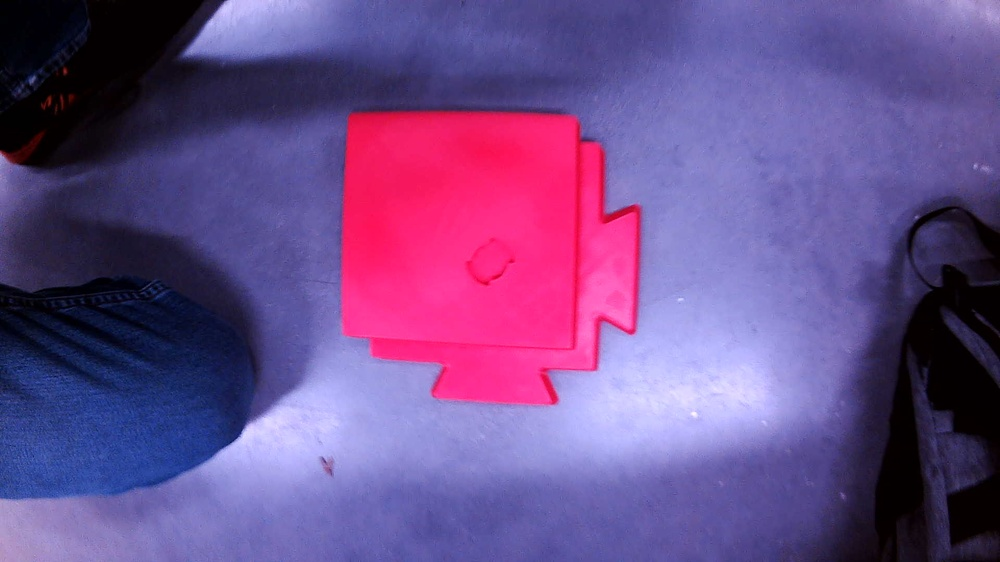
#> input picture Pavers/WIN_20260216_12_50_17_Pro.jpg, 1000 x 562 px, shrunk from 1920 x 1080 before the run
$ python -i detection.py   (imports and definitions only)
#> lines starting #> are read from the running program, lines starting #| are printed output that depends on the picture; after the words box and inside, x2 and y2 are one past the last pixel; in counts of white or black regions, pixels touching at a corner belong together
#> further down, picture is the input picture: shape (562, 1000, 3); mean B, G, R 138.1, 77.4, 108.5
import cv2 as cv
import numpy as np

from config import (
    MIN_AREA, SOLIDITY_THRESHOLD, THETA_OFFSET,
    TAB_ANGLE_OFFSET, MAX_RAY_RADIUS, POLYGON_APPROX_EPSILON,
    LOWER_RED1, UPPER_RED1, LOWER_RED2, UPPER_RED2,
    DEBUG,
)


# --------------------------
# PREPROCESSING
# --------------------------
def preprocess(frame):
    # Convert BGR frame to a binary mask isolating red pixels.
    hsv = cv.cvtColor(frame, cv.COLOR_BGR2HSV)
#> hsv: shape (562, 1000, 3); mean H, S, V 127.4, 136.9, 154.4

    mask1 = cv.inRange(hsv, np.array(LOWER_RED1), np.array(UPPER_RED1))
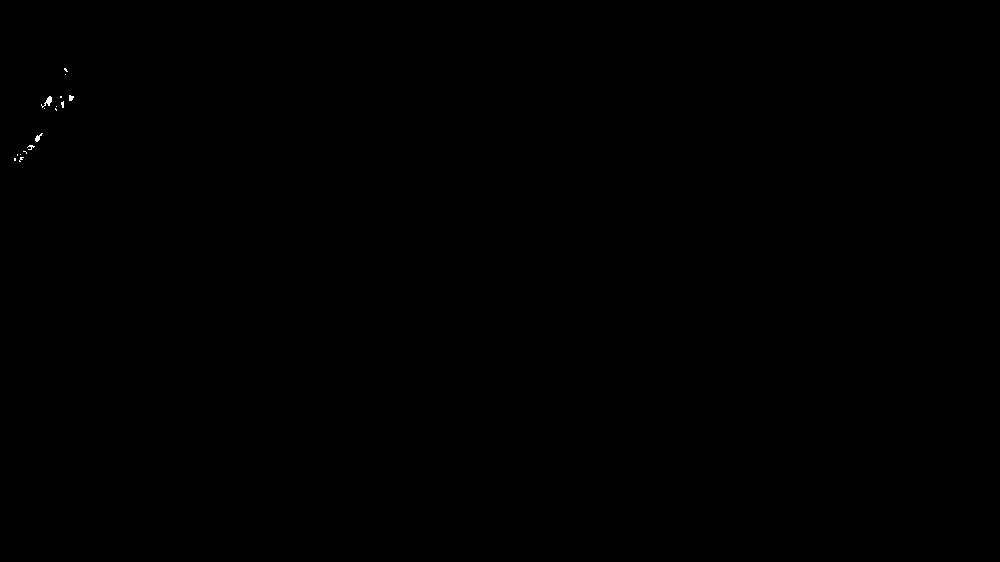
#> mask1: shape (562, 1000); 0.03% white in thin lines or dots, all inside (x1, y1, x2, y2) = (14, 68, 74, 162)
    mask2 = cv.inRange(hsv, np.array(LOWER_RED2), np.array(UPPER_RED2))
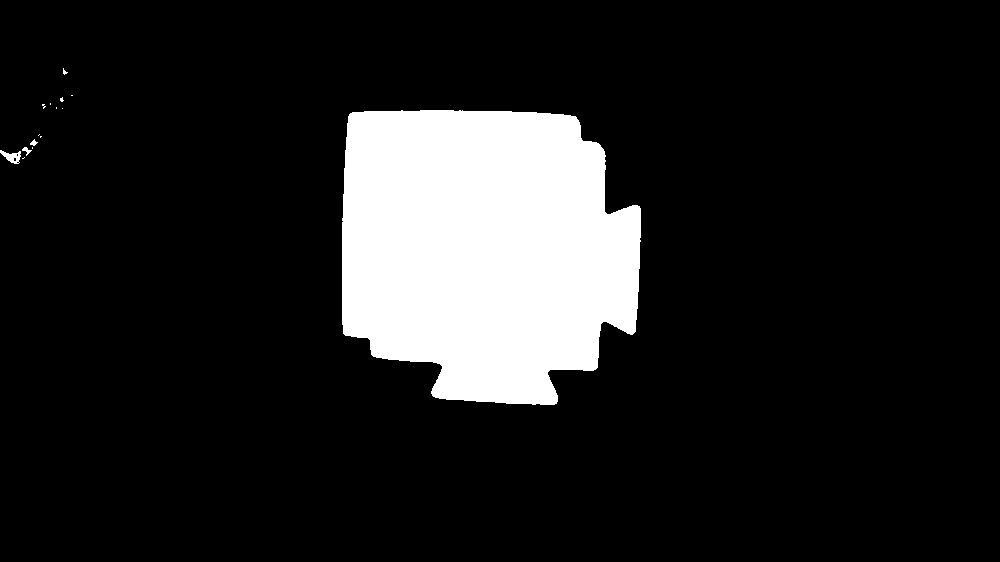
#> mask2: shape (562, 1000); 13% white; 15 white regions (11 under 20 px), largest, box (x1, y1, x2, y2) and area: (342, 110, 641, 405) 72927, (0, 150, 21, 164) 152, (22, 147, 32, 156) 37, (30, 139, 38, 146) 29

    mask = cv.bitwise_or(mask1, mask2)
#> mask: shape (562, 1000); 13.1% white; 8 white regions (1 under 20 px)

    if DEBUG:
        cv.imwrite("debug_hsv_mask.jpg", mask)

    return mask


# --------------------------
# PAVER DETECTION
# --------------------------
def detect_pavers(mask):
    # Return contours of valid pavers from the binary mask.
    # Filters by minimum area and solidity to reject noise / partial shapes.

    contours, _ = cv.findContours(mask, cv.RETR_EXTERNAL, cv.CHAIN_APPROX_SIMPLE)
#> contours = 8 contours, 3 with area under 20; largest, box (x1, y1, x2, y2) and area: (342, 110, 641, 405) 72358, (0, 150, 25, 164) 148, (22, 133, 43, 156) 108, (41, 96, 52, 109) 46, (60, 96, 64, 109) 20
    valid_pavers = []

    for cnt in contours:
        area = cv.contourArea(cnt)
        if area < MIN_AREA:
            continue

        hull = cv.convexHull(cnt)
        hull_area = cv.contourArea(hull)
        if hull_area == 0:
            continue

        solidity = area / hull_area
        if solidity < SOLIDITY_THRESHOLD:
            continue

        valid_pavers.append(cnt)
#> this loop made 8 passes
#> area on passes 1, 2, 5, 6: 148, 108, 20.5, 45.5
#> (area, hull_area, solidity) on pass 3: (72357.5, 76721, 0.943)
#> after the loop, valid_pavers = 1 contour; box (x1, y1, x2, y2) and area: (342, 110, 641, 405) 72358

    return valid_pavers


# --------------------------
# POSE ESTIMATION
# --------------------------
def estimate_pose(cnt):
    # Estimate the pose (centroid + orientation) of a single paver contour.
    # Returns a dict with:
    #     centroid          - (x, y) pixel position
    #     unique_corner     - farthest polygon vertex from centroid (tab reference)
    #     orientation_angle - angle in degrees relative to THETA_OFFSET
    #     approx_pts        - polygon approximation vertices
    #     rect              - minAreaRect result

    rect = cv.minAreaRect(cnt)
    (cx, cy), _, _ = rect
    centroid = (int(cx), int(cy))

    # Approximate polygon and find the farthest corner as the tab reference
    epsilon = POLYGON_APPROX_EPSILON * cv.arcLength(cnt, True)
    approx = cv.approxPolyDP(cnt, epsilon, True)
    unique_corner = farthestCorner(approx, centroid)

    if unique_corner is None:
        return None

    dx = unique_corner[0] - centroid[0]
    dy = unique_corner[1] - centroid[1]
    theta = np.degrees(np.arctan2(dy, dx))
    orientation_angle = theta - THETA_OFFSET

    if DEBUG:
        import cv2 as cv2_dbg
        dbg = np.zeros((10, 10, 3), dtype=np.uint8)  # placeholder — caller draws
        print(f"[DEBUG] centroid={centroid}, theta={theta:.2f}, orient={orientation_angle:.2f}")

    return {
        "centroid": centroid,
        "unique_corner": unique_corner,
        "orientation_angle": orientation_angle,
        "approx_pts": approx,
        "rect": rect,
    }


def farthestCorner(approx, centroid):
    # Return the polygon vertex farthest from the centroid.
    best_corner = None
    max_dist = -1

    for pt in approx:
        x, y = pt[0]
        dist = np.hypot(x - centroid[0], y - centroid[1])
        if dist > max_dist:
            max_dist = dist
            best_corner = (x, y)

    return best_corner


# --------------------------
# TAB DETECTION VIA RAYS
# --------------------------
def find_tab_along_ray(mask, centroid, angle_deg, max_radius=MAX_RAY_RADIUS):
    # Walk outward from centroid along angle_deg until the mask goes dark.
    # Returns the first zero-mask pixel (the tab edge), or centroid as fallback.

    angle = np.radians(angle_deg)
    cx, cy = centroid

    for r in range(1, max_radius):
        x = int(cx + r * np.cos(angle))
        y = int(cy + r * np.sin(angle))

        if x < 0 or x >= mask.shape[1] or y < 0 or y >= mask.shape[0]:
            break
        if mask[y, x] == 0: # reached edge
            return (x, y)

    return centroid  # fallback if ray never exits mask


# --------------------------
# FRAME PIPELINE
# --------------------------
def process_frame(frame):
    # Run the full detection + pose pipeline on a single BGR frame.

    # Returns:
    #     pavers  - list of pose dicts (one per detected paver)
    #     mask    - binary red mask (useful for debug display)

    mask = preprocess(frame)
    contours = detect_pavers(mask)
#> contours has the same summary as valid_pavers in detect_pavers

    pavers = []
    for cnt in contours:
        pose = estimate_pose(cnt)
        if pose is None:
            continue

        # Attach the raw contour so callers can draw it
        pose["contour"] = cnt
        pavers.append(pose)
#> this loop made 1 pass
#> (rect in estimate_pose, cx in estimate_pose, cy in estimate_pose, centroid in estimate_pose, epsilon in estimate_pose, unique_corner in estimate_pose, dx in estimate_pose) on pass 1: (((490, 256.3), (292, 298.6), -87.88), 490, 256.3, (490, 256), 12, (350, 113), -140)
#> after the loop, pavers = 1 item

    return pavers, mask

>>> import cv2
>>> picture = cv2.imread('Pavers/WIN_20260216_12_50_17_Pro.jpg')
>>> result = process_frame(picture)

$ run again, on Pavers/WIN_20260216_12_50_18_Pro.jpg
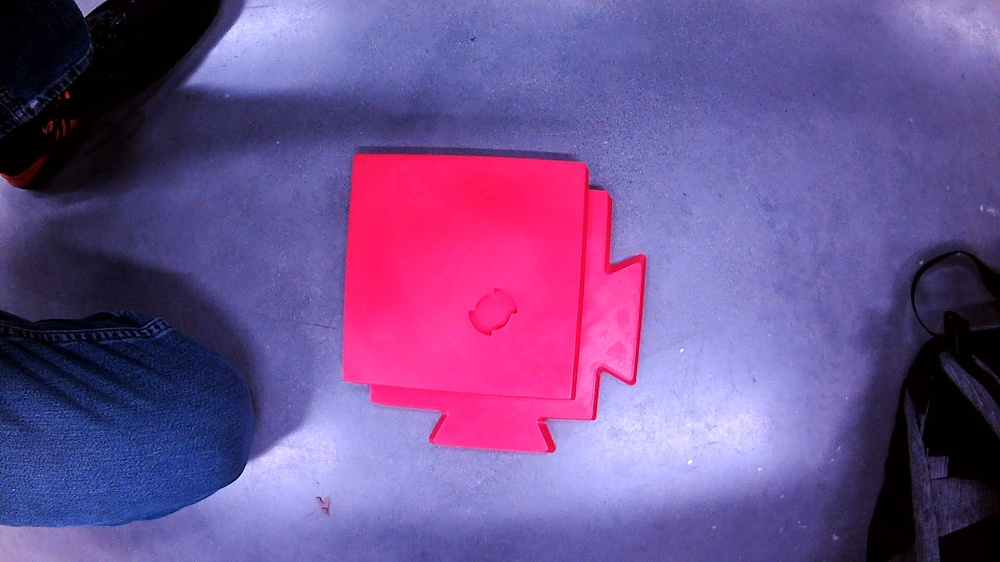
#> input picture Pavers/WIN_20260216_12_50_18_Pro.jpg, 1000 x 562 px, shrunk from 1920 x 1080 before the run
#> picture is the input picture: shape (562, 1000, 3); mean B, G, R 141.6, 80.8, 111.2
#> hsv: shape (562, 1000, 3); mean H, S, V 123.9, 133.7, 157.6
#> mask1: shape (562, 1000); 0.05% white; 9 white regions (5 under 20 px), largest, box (x1, y1, x2, y2) and area: (13, 165, 36, 185) 145, (43, 121, 53, 133) 56, (36, 158, 44, 164) 25, (71, 120, 75, 126) 22
#> in preprocess, `mask2 = cv.inRange(hsv, np.array(LOWER_RED2), np.array(UPPER_RED2))`:
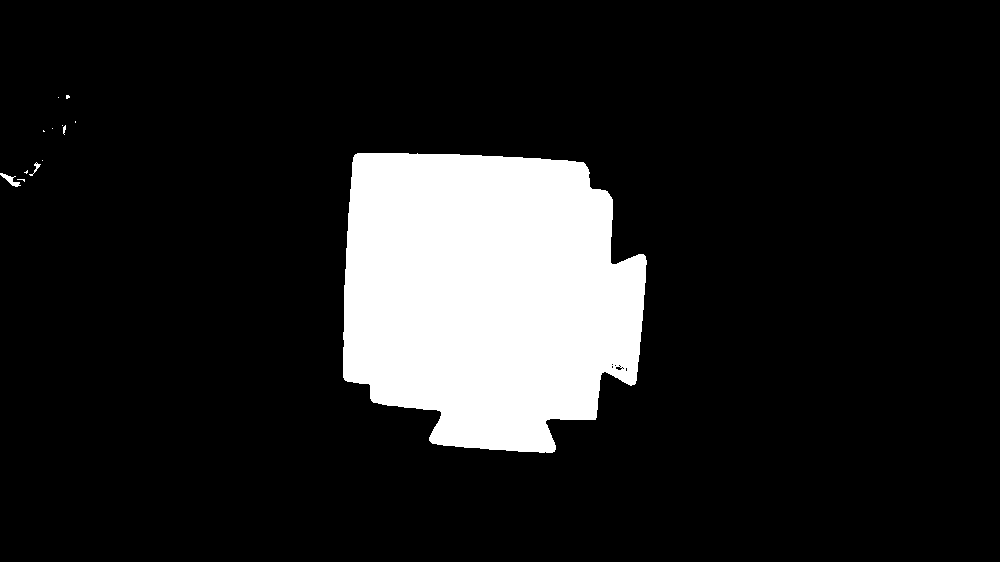
#> mask2: shape (562, 1000); 13.2% white; 13 white regions (9 under 20 px), largest, box (x1, y1, x2, y2) and area: (343, 153, 647, 453) 74128, (0, 173, 21, 187) 105, (29, 162, 41, 176) 41, (63, 125, 66, 135) 20
#> mask: shape (562, 1000); 13.3% white; 8 white regions (2 under 20 px)
#> in detect_pavers, `contours, _ = cv.findContours(mask, cv.RETR_EXTERNAL, cv.CHAIN_APPROX_..`: contours = 8 contours, 3 with area under 20; largest, box (x1, y1, x2, y2) and area: (343, 153, 647, 453) 73575, (0, 158, 44, 187) 296, (43, 121, 53, 133) 40, (65, 91, 70, 99) 24, (62, 120, 66, 135) 22
#> the loop in detect_pavers, `for cnt in contours:` made 8 passes
#> area on passes 1, 4, 6, 8: 296, 40, 21.5, 23.5
#> after the loop in detect_pavers, `for cnt in contours:`: valid_pavers = 1 contour; box (x1, y1, x2, y2) and area: (343, 153, 647, 453) 73575
#> in process_frame, `contours = detect_pavers(mask)`: contours has the same summary as valid_pavers in detect_pavers
#> the loop in process_frame, `for cnt in contours:` made 1 pass
#> (rect in estimate_pose, cx in estimate_pose, cy in estimate_pose, centroid in estimate_pose, epsilon in estimate_pose, unique_corner in estimate_pose, dx in estimate_pose) on pass 1: (((493.4, 302.5), (293.8, 300.4), -86.82), 493.4, 302.5, (493, 302), 12.17, (354, 155), -139)
#> after the loop in process_frame, `for cnt in contours:`: pavers = 1 item
